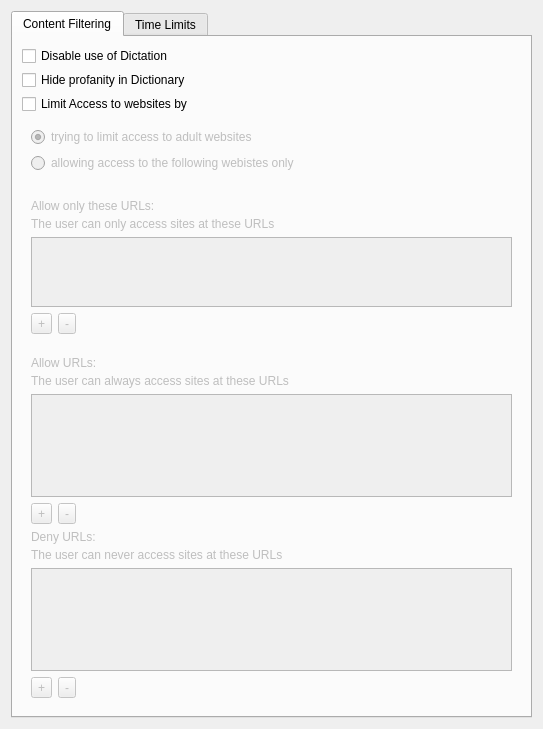
<?xml version="1.0" encoding="UTF-8"?>
<ui version="4.0">
 <class>ParentalControlsForm</class>
 <widget class="QWidget" name="ParentalControlsForm">
  <property name="geometry">
   <rect>
    <x>0</x>
    <y>0</y>
    <width>543</width>
    <height>729</height>
   </rect>
  </property>
  <property name="windowTitle">
   <string>Form</string>
  </property>
  <layout class="QVBoxLayout" name="verticalLayout">
   <item>
    <widget class="QTabWidget" name="tabWidget">
     <property name="currentIndex">
      <number>0</number>
     </property>
     <widget class="QWidget" name="tab">
      <attribute name="title">
       <string>Content Filtering</string>
      </attribute>
      <layout class="QVBoxLayout" name="verticalLayout_5">
       <property name="spacing">
        <number>4</number>
       </property>
       <item>
        <widget class="QCheckBox" name="disableDictationcb">
         <property name="text">
          <string>Disable use of Dictation</string>
         </property>
         <property name="checked">
          <bool>false</bool>
         </property>
        </widget>
       </item>
       <item>
        <widget class="QCheckBox" name="hideProfanitycb">
         <property name="text">
          <string>Hide profanity in Dictionary</string>
         </property>
         <property name="checked">
          <bool>false</bool>
         </property>
        </widget>
       </item>
       <item>
        <widget class="QCheckBox" name="limitAccessToWebsitescb">
         <property name="text">
          <string>Limit Access to websites by</string>
         </property>
         <property name="checked">
          <bool>false</bool>
         </property>
        </widget>
       </item>
       <item>
        <widget class="QWidget" name="limitSub" native="true">
         <property name="enabled">
          <bool>false</bool>
         </property>
         <layout class="QVBoxLayout" name="verticalLayout_6">
          <item>
           <widget class="QRadioButton" name="limitAdultWebsitesrb">
            <property name="text">
             <string>trying to limit access to adult websites</string>
            </property>
            <property name="checked">
             <bool>true</bool>
            </property>
           </widget>
          </item>
          <item>
           <widget class="QRadioButton" name="allowFollowingWebsitesrb">
            <property name="text">
             <string>allowing access to the following webistes only</string>
            </property>
           </widget>
          </item>
         </layout>
        </widget>
       </item>
       <item>
        <widget class="QWidget" name="siriSub" native="true">
         <layout class="QHBoxLayout" name="horizontalLayout_4">
          <property name="spacing">
           <number>0</number>
          </property>
          <property name="leftMargin">
           <number>25</number>
          </property>
          <property name="topMargin">
           <number>0</number>
          </property>
          <property name="rightMargin">
           <number>0</number>
          </property>
          <property name="bottomMargin">
           <number>0</number>
          </property>
         </layout>
        </widget>
       </item>
       <item>
        <widget class="QWidget" name="allowWidget" native="true">
         <property name="enabled">
          <bool>false</bool>
         </property>
         <layout class="QVBoxLayout" name="verticalLayout_8">
          <item>
           <layout class="QVBoxLayout" name="verticalLayout_21">
            <property name="spacing">
             <number>4</number>
            </property>
            <item>
             <widget class="QLabel" name="label_6">
              <property name="text">
               <string>Allow only these URLs:</string>
              </property>
             </widget>
            </item>
            <item>
             <widget class="QLabel" name="lTip_applications_3">
              <property name="text">
               <string>The user can only access sites at these URLs</string>
              </property>
             </widget>
            </item>
           </layout>
          </item>
          <item>
           <widget class="QListWidget" name="allowOnlyList">
            <property name="sizePolicy">
             <sizepolicy hsizetype="Expanding" vsizetype="Expanding">
              <horstretch>0</horstretch>
              <verstretch>0</verstretch>
             </sizepolicy>
            </property>
            <property name="selectionBehavior">
             <enum>QAbstractItemView::SelectRows</enum>
            </property>
           </widget>
          </item>
          <item>
           <layout class="QHBoxLayout" name="horizontalLayout_9">
            <item>
             <widget class="QToolButton" name="addAllowOnly">
              <property name="text">
               <string>+</string>
              </property>
             </widget>
            </item>
            <item>
             <widget class="QToolButton" name="removeAllowOnly">
              <property name="enabled">
               <bool>false</bool>
              </property>
              <property name="text">
               <string>-</string>
              </property>
             </widget>
            </item>
            <item>
             <spacer name="horizontalSpacer_7">
              <property name="orientation">
               <enum>Qt::Horizontal</enum>
              </property>
              <property name="sizeHint" stdset="0">
               <size>
                <width>40</width>
                <height>20</height>
               </size>
              </property>
             </spacer>
            </item>
           </layout>
          </item>
         </layout>
        </widget>
       </item>
       <item>
        <widget class="QWidget" name="limitWidget" native="true">
         <property name="enabled">
          <bool>false</bool>
         </property>
         <layout class="QVBoxLayout" name="verticalLayout_7">
          <item>
           <layout class="QVBoxLayout" name="verticalLayout_20">
            <property name="spacing">
             <number>4</number>
            </property>
            <item>
             <widget class="QLabel" name="label_5">
              <property name="text">
               <string>Allow URLs:</string>
              </property>
             </widget>
            </item>
            <item>
             <widget class="QLabel" name="lTip_items_2">
              <property name="text">
               <string>The user can always access sites at these URLs</string>
              </property>
             </widget>
            </item>
           </layout>
          </item>
          <item>
           <widget class="QListWidget" name="allowURLsList">
            <property name="sizePolicy">
             <sizepolicy hsizetype="Expanding" vsizetype="Expanding">
              <horstretch>0</horstretch>
              <verstretch>0</verstretch>
             </sizepolicy>
            </property>
            <property name="editTriggers">
             <set>QAbstractItemView::DoubleClicked|QAbstractItemView::EditKeyPressed</set>
            </property>
            <property name="selectionBehavior">
             <enum>QAbstractItemView::SelectRows</enum>
            </property>
           </widget>
          </item>
          <item>
           <layout class="QHBoxLayout" name="horizontalLayout_8">
            <item>
             <widget class="QToolButton" name="addAllow">
              <property name="text">
               <string>+</string>
              </property>
             </widget>
            </item>
            <item>
             <widget class="QToolButton" name="removeAllow">
              <property name="enabled">
               <bool>false</bool>
              </property>
              <property name="text">
               <string>-</string>
              </property>
             </widget>
            </item>
            <item>
             <spacer name="horizontalSpacer_6">
              <property name="orientation">
               <enum>Qt::Horizontal</enum>
              </property>
              <property name="sizeHint" stdset="0">
               <size>
                <width>40</width>
                <height>20</height>
               </size>
              </property>
             </spacer>
            </item>
           </layout>
          </item>
          <item>
           <layout class="QVBoxLayout" name="verticalLayout_19">
            <property name="spacing">
             <number>4</number>
            </property>
            <item>
             <widget class="QLabel" name="label_4">
              <property name="text">
               <string>Deny URLs:</string>
              </property>
             </widget>
            </item>
            <item>
             <widget class="QLabel" name="lTip_applications_2">
              <property name="text">
               <string>The user can never access sites at these URLs</string>
              </property>
             </widget>
            </item>
           </layout>
          </item>
          <item>
           <widget class="QListWidget" name="denyURLsList">
            <property name="sizePolicy">
             <sizepolicy hsizetype="Expanding" vsizetype="Expanding">
              <horstretch>0</horstretch>
              <verstretch>0</verstretch>
             </sizepolicy>
            </property>
            <property name="selectionBehavior">
             <enum>QAbstractItemView::SelectRows</enum>
            </property>
           </widget>
          </item>
          <item>
           <layout class="QHBoxLayout" name="horizontalLayout_7">
            <item>
             <widget class="QToolButton" name="addDeny">
              <property name="text">
               <string>+</string>
              </property>
             </widget>
            </item>
            <item>
             <widget class="QToolButton" name="removeDeny">
              <property name="enabled">
               <bool>false</bool>
              </property>
              <property name="text">
               <string>-</string>
              </property>
             </widget>
            </item>
            <item>
             <spacer name="horizontalSpacer_5">
              <property name="orientation">
               <enum>Qt::Horizontal</enum>
              </property>
              <property name="sizeHint" stdset="0">
               <size>
                <width>40</width>
                <height>20</height>
               </size>
              </property>
             </spacer>
            </item>
           </layout>
          </item>
         </layout>
        </widget>
       </item>
       <item>
        <spacer name="verticalSpacer">
         <property name="orientation">
          <enum>Qt::Vertical</enum>
         </property>
         <property name="sizeHint" stdset="0">
          <size>
           <width>20</width>
           <height>147</height>
          </size>
         </property>
        </spacer>
       </item>
      </layout>
     </widget>
     <widget class="QWidget" name="tab_2">
      <attribute name="title">
       <string>Time Limits</string>
      </attribute>
      <layout class="QVBoxLayout" name="verticalLayout_4">
       <item>
        <widget class="QCheckBox" name="enforceLimitscb">
         <property name="text">
          <string>Enforce Limits</string>
         </property>
         <property name="checked">
          <bool>false</bool>
         </property>
        </widget>
       </item>
       <item>
        <widget class="QTabWidget" name="allowCurfewTabWidget">
         <property name="enabled">
          <bool>false</bool>
         </property>
         <property name="currentIndex">
          <number>0</number>
         </property>
         <widget class="QWidget" name="allowancesTab">
          <attribute name="title">
           <string>Allowances</string>
          </attribute>
          <layout class="QVBoxLayout" name="verticalLayout_12">
           <item>
            <layout class="QVBoxLayout" name="verticalLayout_22">
             <property name="spacing">
              <number>4</number>
             </property>
             <item>
              <widget class="QLabel" name="label_7">
               <property name="text">
                <string>Weekdays</string>
               </property>
              </widget>
             </item>
             <item>
              <widget class="QLabel" name="lTip_applications_4">
               <property name="text">
                <string>Allow computer access Monday through Friday for the specified number of hours only.</string>
               </property>
               <property name="wordWrap">
                <bool>true</bool>
               </property>
              </widget>
             </item>
            </layout>
           </item>
           <item>
            <layout class="QHBoxLayout" name="horizontalLayout">
             <item>
              <widget class="QCheckBox" name="limitWeekdayscb">
               <property name="text">
                <string>Limit computer use to:</string>
               </property>
              </widget>
             </item>
             <item>
              <widget class="QLabel" name="weekdayHours">
               <property name="enabled">
                <bool>false</bool>
               </property>
               <property name="text">
                <string>5 hours</string>
               </property>
              </widget>
             </item>
             <item>
              <spacer name="horizontalSpacer">
               <property name="orientation">
                <enum>Qt::Horizontal</enum>
               </property>
               <property name="sizeHint" stdset="0">
                <size>
                 <width>40</width>
                 <height>20</height>
                </size>
               </property>
              </spacer>
             </item>
            </layout>
           </item>
           <item>
            <layout class="QHBoxLayout" name="horizontalLayout_3" stretch="0,1,0">
             <item>
              <spacer name="horizontalSpacer_8">
               <property name="orientation">
                <enum>Qt::Horizontal</enum>
               </property>
               <property name="sizeHint" stdset="0">
                <size>
                 <width>40</width>
                 <height>20</height>
                </size>
               </property>
              </spacer>
             </item>
             <item>
              <layout class="QVBoxLayout" name="verticalLayout_2">
               <item>
                <widget class="QSlider" name="weekdaySlider">
                 <property name="enabled">
                  <bool>false</bool>
                 </property>
                 <property name="minimum">
                  <number>1</number>
                 </property>
                 <property name="maximum">
                  <number>16</number>
                 </property>
                 <property name="singleStep">
                  <number>1</number>
                 </property>
                 <property name="pageStep">
                  <number>1</number>
                 </property>
                 <property name="value">
                  <number>10</number>
                 </property>
                 <property name="sliderPosition">
                  <number>10</number>
                 </property>
                 <property name="tracking">
                  <bool>true</bool>
                 </property>
                 <property name="orientation">
                  <enum>Qt::Horizontal</enum>
                 </property>
                 <property name="tickPosition">
                  <enum>QSlider::NoTicks</enum>
                 </property>
                 <property name="tickInterval">
                  <number>0</number>
                 </property>
                </widget>
               </item>
               <item>
                <layout class="QHBoxLayout" name="horizontalLayout_5">
                 <item>
                  <widget class="QLabel" name="lTip_30MinLabel">
                   <property name="text">
                    <string>30 min</string>
                   </property>
                  </widget>
                 </item>
                 <item>
                  <spacer name="horizontalSpacer_3">
                   <property name="orientation">
                    <enum>Qt::Horizontal</enum>
                   </property>
                   <property name="sizeHint" stdset="0">
                    <size>
                     <width>40</width>
                     <height>20</height>
                    </size>
                   </property>
                  </spacer>
                 </item>
                 <item>
                  <widget class="QLabel" name="lTip_8HrLabel">
                   <property name="text">
                    <string>8 hr</string>
                   </property>
                  </widget>
                 </item>
                </layout>
               </item>
              </layout>
             </item>
             <item>
              <spacer name="horizontalSpacer_9">
               <property name="orientation">
                <enum>Qt::Horizontal</enum>
               </property>
               <property name="sizeHint" stdset="0">
                <size>
                 <width>40</width>
                 <height>20</height>
                </size>
               </property>
              </spacer>
             </item>
            </layout>
           </item>
           <item>
            <layout class="QVBoxLayout" name="verticalLayout_24">
             <property name="spacing">
              <number>4</number>
             </property>
             <item>
              <widget class="QLabel" name="label_9">
               <property name="text">
                <string>Weekends</string>
               </property>
              </widget>
             </item>
             <item>
              <widget class="QLabel" name="lTip_applications_6">
               <property name="text">
                <string>Allow computer access Saturday and Sunday for the specified number of hours only.</string>
               </property>
               <property name="wordWrap">
                <bool>true</bool>
               </property>
              </widget>
             </item>
            </layout>
           </item>
           <item>
            <layout class="QHBoxLayout" name="horizontalLayout_2">
             <item>
              <widget class="QCheckBox" name="limitWeekendscb">
               <property name="text">
                <string>Limit computer use to:</string>
               </property>
              </widget>
             </item>
             <item>
              <widget class="QLabel" name="weekendHours">
               <property name="enabled">
                <bool>false</bool>
               </property>
               <property name="text">
                <string>5 hours</string>
               </property>
              </widget>
             </item>
             <item>
              <spacer name="horizontalSpacer_2">
               <property name="orientation">
                <enum>Qt::Horizontal</enum>
               </property>
               <property name="sizeHint" stdset="0">
                <size>
                 <width>40</width>
                 <height>20</height>
                </size>
               </property>
              </spacer>
             </item>
            </layout>
           </item>
           <item>
            <layout class="QHBoxLayout" name="horizontalLayout_10" stretch="0,1,0">
             <item>
              <spacer name="horizontalSpacer_10">
               <property name="orientation">
                <enum>Qt::Horizontal</enum>
               </property>
               <property name="sizeHint" stdset="0">
                <size>
                 <width>40</width>
                 <height>20</height>
                </size>
               </property>
              </spacer>
             </item>
             <item>
              <layout class="QVBoxLayout" name="verticalLayout_11">
               <item>
                <widget class="QSlider" name="weekendSlider">
                 <property name="enabled">
                  <bool>false</bool>
                 </property>
                 <property name="minimum">
                  <number>1</number>
                 </property>
                 <property name="maximum">
                  <number>16</number>
                 </property>
                 <property name="singleStep">
                  <number>1</number>
                 </property>
                 <property name="pageStep">
                  <number>1</number>
                 </property>
                 <property name="value">
                  <number>10</number>
                 </property>
                 <property name="orientation">
                  <enum>Qt::Horizontal</enum>
                 </property>
                 <property name="tickPosition">
                  <enum>QSlider::NoTicks</enum>
                 </property>
                 <property name="tickInterval">
                  <number>0</number>
                 </property>
                </widget>
               </item>
               <item>
                <layout class="QHBoxLayout" name="horizontalLayout_6">
                 <item>
                  <widget class="QLabel" name="lTip_30MinLabel_2">
                   <property name="text">
                    <string>30 min</string>
                   </property>
                  </widget>
                 </item>
                 <item>
                  <spacer name="horizontalSpacer_4">
                   <property name="orientation">
                    <enum>Qt::Horizontal</enum>
                   </property>
                   <property name="sizeHint" stdset="0">
                    <size>
                     <width>40</width>
                     <height>20</height>
                    </size>
                   </property>
                  </spacer>
                 </item>
                 <item>
                  <widget class="QLabel" name="lTip_8HrLabel_2">
                   <property name="text">
                    <string>8 hr</string>
                   </property>
                  </widget>
                 </item>
                </layout>
               </item>
              </layout>
             </item>
             <item>
              <spacer name="horizontalSpacer_11">
               <property name="orientation">
                <enum>Qt::Horizontal</enum>
               </property>
               <property name="sizeHint" stdset="0">
                <size>
                 <width>40</width>
                 <height>20</height>
                </size>
               </property>
              </spacer>
             </item>
            </layout>
           </item>
           <item>
            <spacer name="verticalSpacer_2">
             <property name="orientation">
              <enum>Qt::Vertical</enum>
             </property>
             <property name="sizeHint" stdset="0">
              <size>
               <width>20</width>
               <height>40</height>
              </size>
             </property>
            </spacer>
           </item>
          </layout>
         </widget>
         <widget class="QWidget" name="curfewsTab">
          <attribute name="title">
           <string>Curfews</string>
          </attribute>
          <layout class="QVBoxLayout" name="verticalLayout_3">
           <item>
            <layout class="QVBoxLayout" name="verticalLayout_25">
             <property name="spacing">
              <number>4</number>
             </property>
             <item>
              <widget class="QLabel" name="label_10">
               <property name="text">
                <string>Deny Access</string>
               </property>
              </widget>
             </item>
             <item>
              <widget class="QLabel" name="lTip_applications_7">
               <property name="text">
                <string>Prevent computer access during the specified days and hours.</string>
               </property>
               <property name="wordWrap">
                <bool>true</bool>
               </property>
              </widget>
             </item>
            </layout>
           </item>
           <item>
            <widget class="QCheckBox" name="sundayToThursdaycb">
             <property name="text">
              <string>Sunday through Thursday</string>
             </property>
            </widget>
           </item>
           <item>
            <widget class="QWidget" name="stTimeWidget" native="true">
             <property name="enabled">
              <bool>false</bool>
             </property>
             <layout class="QVBoxLayout" name="verticalLayout_10">
              <item>
               <layout class="QHBoxLayout" name="horizontalLayout_13" stretch="0,3,0,3,0,0,3,0,3,0">
                <property name="spacing">
                 <number>5</number>
                </property>
                <item>
                 <widget class="QLabel" name="label_18">
                  <property name="text">
                   <string>From:</string>
                  </property>
                 </widget>
                </item>
                <item>
                 <widget class="QLineEdit" name="stFromHr">
                  <property name="alignment">
                   <set>Qt::AlignRight|Qt::AlignTrailing|Qt::AlignVCenter</set>
                  </property>
                 </widget>
                </item>
                <item>
                 <widget class="QLabel" name="label_19">
                  <property name="text">
                   <string>:</string>
                  </property>
                  <property name="alignment">
                   <set>Qt::AlignCenter</set>
                  </property>
                 </widget>
                </item>
                <item>
                 <widget class="QLineEdit" name="stFromMin"/>
                </item>
                <item>
                 <widget class="QComboBox" name="stFromAmPM">
                  <item>
                   <property name="text">
                    <string>AM</string>
                   </property>
                  </item>
                  <item>
                   <property name="text">
                    <string>PM</string>
                   </property>
                  </item>
                 </widget>
                </item>
                <item>
                 <widget class="QLabel" name="label_20">
                  <property name="text">
                   <string>to:</string>
                  </property>
                 </widget>
                </item>
                <item>
                 <widget class="QLineEdit" name="stToHr">
                  <property name="alignment">
                   <set>Qt::AlignRight|Qt::AlignTrailing|Qt::AlignVCenter</set>
                  </property>
                 </widget>
                </item>
                <item>
                 <widget class="QLabel" name="label_21">
                  <property name="text">
                   <string>:</string>
                  </property>
                  <property name="alignment">
                   <set>Qt::AlignCenter</set>
                  </property>
                 </widget>
                </item>
                <item>
                 <widget class="QLineEdit" name="stToMin"/>
                </item>
                <item>
                 <widget class="QComboBox" name="stToAmPM">
                  <item>
                   <property name="text">
                    <string>AM</string>
                   </property>
                  </item>
                  <item>
                   <property name="text">
                    <string>PM</string>
                   </property>
                  </item>
                 </widget>
                </item>
               </layout>
              </item>
             </layout>
            </widget>
           </item>
           <item>
            <widget class="QCheckBox" name="fridayAndSaturdaycb">
             <property name="text">
              <string>Friday and Saturday</string>
             </property>
            </widget>
           </item>
           <item>
            <widget class="QWidget" name="fsTimeWidget" native="true">
             <property name="enabled">
              <bool>false</bool>
             </property>
             <layout class="QVBoxLayout" name="verticalLayout_9">
              <item>
               <layout class="QHBoxLayout" name="horizontalLayout_12" stretch="0,3,0,3,0,0,3,0,3,0">
                <property name="spacing">
                 <number>5</number>
                </property>
                <item>
                 <widget class="QLabel" name="label_14">
                  <property name="text">
                   <string>From:</string>
                  </property>
                 </widget>
                </item>
                <item>
                 <widget class="QLineEdit" name="fsFromHr">
                  <property name="alignment">
                   <set>Qt::AlignRight|Qt::AlignTrailing|Qt::AlignVCenter</set>
                  </property>
                 </widget>
                </item>
                <item>
                 <widget class="QLabel" name="label_15">
                  <property name="text">
                   <string>:</string>
                  </property>
                  <property name="alignment">
                   <set>Qt::AlignCenter</set>
                  </property>
                 </widget>
                </item>
                <item>
                 <widget class="QLineEdit" name="fsFromMin"/>
                </item>
                <item>
                 <widget class="QComboBox" name="fsFromAmPM">
                  <item>
                   <property name="text">
                    <string>AM</string>
                   </property>
                  </item>
                  <item>
                   <property name="text">
                    <string>PM</string>
                   </property>
                  </item>
                 </widget>
                </item>
                <item>
                 <widget class="QLabel" name="label_16">
                  <property name="text">
                   <string>to:</string>
                  </property>
                 </widget>
                </item>
                <item>
                 <widget class="QLineEdit" name="fsToHr">
                  <property name="alignment">
                   <set>Qt::AlignRight|Qt::AlignTrailing|Qt::AlignVCenter</set>
                  </property>
                 </widget>
                </item>
                <item>
                 <widget class="QLabel" name="label_17">
                  <property name="text">
                   <string>:</string>
                  </property>
                  <property name="alignment">
                   <set>Qt::AlignCenter</set>
                  </property>
                 </widget>
                </item>
                <item>
                 <widget class="QLineEdit" name="fsToMin"/>
                </item>
                <item>
                 <widget class="QComboBox" name="fsToAmPM">
                  <item>
                   <property name="text">
                    <string>AM</string>
                   </property>
                  </item>
                  <item>
                   <property name="text">
                    <string>PM</string>
                   </property>
                  </item>
                 </widget>
                </item>
               </layout>
              </item>
             </layout>
            </widget>
           </item>
           <item>
            <spacer name="verticalSpacer_3">
             <property name="orientation">
              <enum>Qt::Vertical</enum>
             </property>
             <property name="sizeHint" stdset="0">
              <size>
               <width>20</width>
               <height>40</height>
              </size>
             </property>
            </spacer>
           </item>
          </layout>
         </widget>
        </widget>
       </item>
      </layout>
     </widget>
    </widget>
   </item>
  </layout>
 </widget>
 <resources/>
 <connections>
  <connection>
   <sender>limitAdultWebsitesrb</sender>
   <signal>toggled(bool)</signal>
   <receiver>limitWidget</receiver>
   <slot>setVisible(bool)</slot>
   <hints>
    <hint type="sourcelabel">
     <x>270</x>
     <y>97</y>
    </hint>
    <hint type="destinationlabel">
     <x>271</x>
     <y>510</y>
    </hint>
   </hints>
  </connection>
  <connection>
   <sender>allowFollowingWebsitesrb</sender>
   <signal>toggled(bool)</signal>
   <receiver>allowWidget</receiver>
   <slot>setVisible(bool)</slot>
   <hints>
    <hint type="sourcelabel">
     <x>270</x>
     <y>116</y>
    </hint>
    <hint type="destinationlabel">
     <x>271</x>
     <y>235</y>
    </hint>
   </hints>
  </connection>
  <connection>
   <sender>limitAccessToWebsitescb</sender>
   <signal>toggled(bool)</signal>
   <receiver>limitSub</receiver>
   <slot>setEnabled(bool)</slot>
   <hints>
    <hint type="sourcelabel">
     <x>274</x>
     <y>67</y>
    </hint>
    <hint type="destinationlabel">
     <x>271</x>
     <y>106</y>
    </hint>
   </hints>
  </connection>
  <connection>
   <sender>limitAccessToWebsitescb</sender>
   <signal>toggled(bool)</signal>
   <receiver>allowWidget</receiver>
   <slot>setEnabled(bool)</slot>
   <hints>
    <hint type="sourcelabel">
     <x>274</x>
     <y>67</y>
    </hint>
    <hint type="destinationlabel">
     <x>271</x>
     <y>235</y>
    </hint>
   </hints>
  </connection>
  <connection>
   <sender>limitAccessToWebsitescb</sender>
   <signal>toggled(bool)</signal>
   <receiver>limitWidget</receiver>
   <slot>setEnabled(bool)</slot>
   <hints>
    <hint type="sourcelabel">
     <x>274</x>
     <y>67</y>
    </hint>
    <hint type="destinationlabel">
     <x>271</x>
     <y>510</y>
    </hint>
   </hints>
  </connection>
  <connection>
   <sender>limitWeekdayscb</sender>
   <signal>toggled(bool)</signal>
   <receiver>weekdayHours</receiver>
   <slot>setEnabled(bool)</slot>
   <hints>
    <hint type="sourcelabel">
     <x>142</x>
     <y>181</y>
    </hint>
    <hint type="destinationlabel">
     <x>252</x>
     <y>181</y>
    </hint>
   </hints>
  </connection>
  <connection>
   <sender>limitWeekdayscb</sender>
   <signal>toggled(bool)</signal>
   <receiver>weekdaySlider</receiver>
   <slot>setEnabled(bool)</slot>
   <hints>
    <hint type="sourcelabel">
     <x>142</x>
     <y>181</y>
    </hint>
    <hint type="destinationlabel">
     <x>271</x>
     <y>218</y>
    </hint>
   </hints>
  </connection>
  <connection>
   <sender>limitWeekendscb</sender>
   <signal>toggled(bool)</signal>
   <receiver>weekendHours</receiver>
   <slot>setEnabled(bool)</slot>
   <hints>
    <hint type="sourcelabel">
     <x>142</x>
     <y>319</y>
    </hint>
    <hint type="destinationlabel">
     <x>252</x>
     <y>319</y>
    </hint>
   </hints>
  </connection>
  <connection>
   <sender>limitWeekendscb</sender>
   <signal>toggled(bool)</signal>
   <receiver>weekendSlider</receiver>
   <slot>setEnabled(bool)</slot>
   <hints>
    <hint type="sourcelabel">
     <x>142</x>
     <y>319</y>
    </hint>
    <hint type="destinationlabel">
     <x>271</x>
     <y>355</y>
    </hint>
   </hints>
  </connection>
  <connection>
   <sender>enforceLimitscb</sender>
   <signal>toggled(bool)</signal>
   <receiver>allowCurfewTabWidget</receiver>
   <slot>setEnabled(bool)</slot>
   <hints>
    <hint type="sourcelabel">
     <x>274</x>
     <y>50</y>
    </hint>
    <hint type="destinationlabel">
     <x>271</x>
     <y>380</y>
    </hint>
   </hints>
  </connection>
  <connection>
   <sender>sundayToThursdaycb</sender>
   <signal>toggled(bool)</signal>
   <receiver>stTimeWidget</receiver>
   <slot>setEnabled(bool)</slot>
   <hints>
    <hint type="sourcelabel">
     <x>274</x>
     <y>159</y>
    </hint>
    <hint type="destinationlabel">
     <x>271</x>
     <y>201</y>
    </hint>
   </hints>
  </connection>
  <connection>
   <sender>fridayAndSaturdaycb</sender>
   <signal>toggled(bool)</signal>
   <receiver>fsTimeWidget</receiver>
   <slot>setEnabled(bool)</slot>
   <hints>
    <hint type="sourcelabel">
     <x>274</x>
     <y>244</y>
    </hint>
    <hint type="destinationlabel">
     <x>271</x>
     <y>286</y>
    </hint>
   </hints>
  </connection>
 </connections>
</ui>
